Frame 1 (no input): blank canvas, image omitted
Frame 60 (the mouse pressed at the canvas centre just before this capture): blank canvas, image omitted
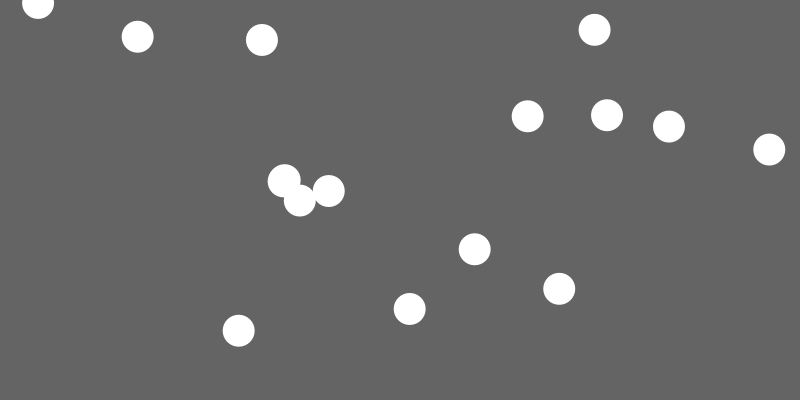
Frame 120 (the mouse held since frame 60 and released just before this capture)

The Processing sketch whose frames 1 and 60 were blank and that drew this single picture after the mouse press (run headless with seeded random() and noise(); from frame 60 on, the mouse is pressed at the canvas centre):

// Processing sketch: anxiety
// ── anxiety.pde
//***
// This sketch demonstrates a ball with random motion. Future
// enhancement is that the ball size shrinks as someone
// approaches the exhibit.
//***

AnxietyBall[] balls = new AnxietyBall[16];


void setup()
{
  size(800,400);
  background(55);
  
  for (int i = 0; i < balls.length; i++)
  {
    balls[i] = new AnxietyBall();
  }
}

void draw()
{
  background(100);

  for (int i = 0; i < balls.length; i++)
  {
    AnxietyBall b = balls[i];
    b.update();
    b.draw();
  }
}

// ── AnxietyBall.pde
//***
// This class create a ball with random anxiety!
//***

class AnxietyBall
{
  private int theDiameter = 16;

  private PVector theLocation;
  private PVector theVelocity;
  private PVector theAcceleration;
  
  
  AnxietyBall()
  {
    theLocation = new PVector(round(random(0, width-theDiameter/2)),
                              round(random(0, height-theDiameter/2)));
    theVelocity = new PVector(round(random(0, 1.5)),
                              round(random(0, 1.5)));
  }

  void update()
  {
    theAcceleration = PVector.random2D();
 
    theVelocity.add(theAcceleration);
    theVelocity.limit(1);
    
    theLocation.add(theVelocity);
    
    
    float ellipseWidth = ((float) mouseX / (float) width) * 64;
    System.out.println("1. : " + mouseX);
    System.out.println("2. : " + width);
    System.out.println(" - " + ellipseWidth);
    
    theDiameter = (int) ellipseWidth;
  }

  synchronized void draw()
  {
    pushStyle();
    noStroke();
    fill(255);

    ellipse(theLocation.x,theLocation.y, theDiameter, theDiameter);
    popStyle();
    
    if ((theLocation.x > width - theDiameter/2) || (theLocation.x < 0 + theDiameter/2))
    {
      theVelocity.x = theVelocity.x * -1;
    }
    if ((theLocation.y > height - theDiameter/2) || (theLocation.y < 0 + theDiameter/2))
    {
      theVelocity.y = theVelocity.y * -1;
    }
  }
};
